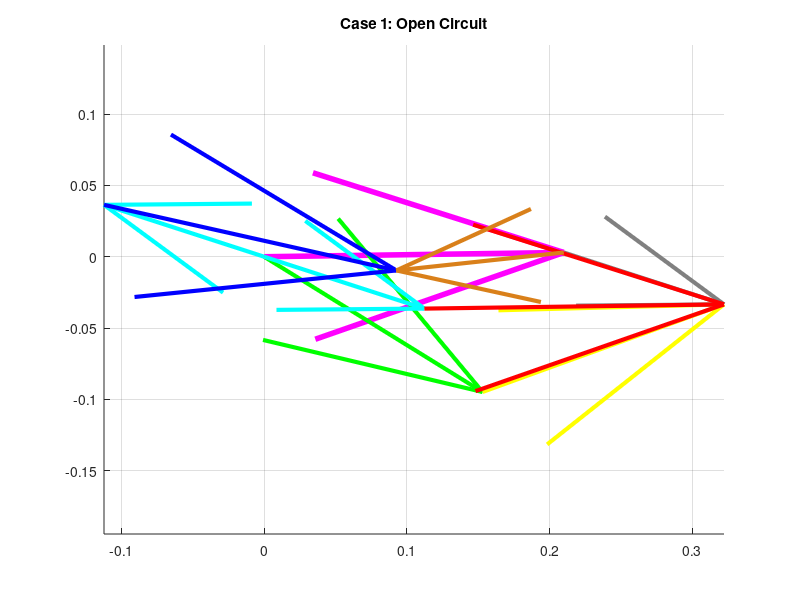
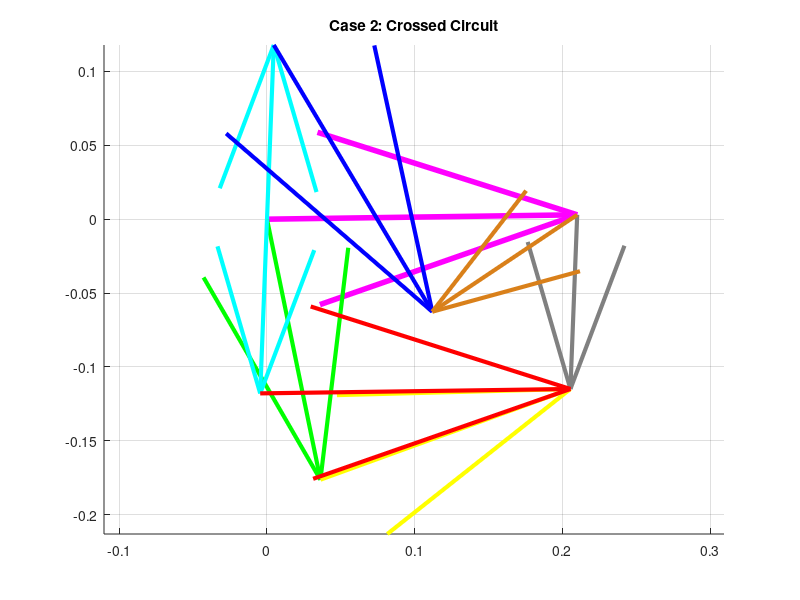

The MATLAB source for these figures, in order:
clear all
close all
clc

% ==========================================
% SECTION 1: PARAMETERS & INPUT
% ==========================================
% --- Dimensions (Meters) ---
L1 = 0.210; % Ground (d) - Pink
L2_Loop1 = 0.180; % Crank Loop 1 (a) - Green
L3_Loop1 = 0.180; % Coupler Loop 1 (b) - Yellow
L4_Shared = 0.118; % Shared Rocker (c) - Grey

L2_Loop2 = 0.118; % Crank Loop 2 (Cyan)
L3_Loop2 = 0.210; % Coupler Loop 2 (Red)

L2_Loop3 = 0.118; % Crank Loop 3 (Cyan - Extended)
L3_Loop3 = 0.210; % Coupler Loop 3 (Blue)
L4_Loop3 = 0.118; % Rocker Loop 3 (Brown)

d = L1; % Common Ground

% --- Global Input ---
offset_deg = 0.81;
offset = deg2rad(offset_deg);

q3d_global = 19.94; % Input Theta 3 (Yellow)
q3 = deg2rad(q3d_global) - offset;

% ==========================================
% SECTION 2: LOOP 1 (Green-Yellow-Grey)
% Input: Yellow (Theta 3)
% ==========================================
a = L2_Loop1; b = L3_Loop1; c = L4_Shared;

% K Constants (Input b)
K1 = d/b;
K2 = d/c;
K3 = (b^2 - a^2 + c^2 + d^2)/(2*b*c);
K4 = d/a;
K5 = (c^2 - d^2 - b^2 - a^2)/(2*b*a);

% Coefficients for Theta 4 (Grey)
A = cos(q3) - K1 - K2*cos(q3) + K3;
B = -2*sin(q3);
C = K1 - (K2+1)*cos(q3) + K3;

% Coefficients for Theta 2 (Green)
D = cos(q3) - K1 + K4*cos(q3) + K5;
E = -2*sin(q3);
F = K1 + (K4-1)*cos(q3) + K5;

% Solve Angles (Case 1: Open / Case 2: Crossed)
q4_L1_open = 2*atan((-B - sqrt(B^2 - 4*A*C))/(2*A));
q2_L1_open = 2*atan((-E - sqrt(E^2 - 4*D*F))/(2*D));

q4_L1_cross = 2*atan((-B + sqrt(B^2 - 4*A*C))/(2*A));
q2_L1_cross = 2*atan((-E + sqrt(E^2 - 4*D*F))/(2*D));

% ==========================================
% SECTION 3: LOOP 2 (Cyan-Red-Grey)
% Input: Grey (Theta 4 from Loop 1)
% ==========================================
a = L2_Loop2; b = L3_Loop2; c = L4_Shared;

% K Constants (Input c - Grey)
K1_L2 = d/c;
K2_L2 = d/a;
K3_L2 = (c^2 - b^2 + a^2 + d^2)/(2*c*a);
K4_L2 = d/b;
K5_L2 = (a^2 - d^2 - c^2 - b^2)/(2*c*b);

% --- Case 1 Calculation (OPEN) ---
q_in_1 = q4_L1_open; 
% Coeffs Theta 2 (Cyan)
A_L2_1 = cos(q_in_1) - K1_L2 - K2_L2*cos(q_in_1) + K3_L2;
B_L2_1 = -2*sin(q_in_1);
C_L2_1 = K1_L2 - (K2_L2+1)*cos(q_in_1) + K3_L2;
% Coeffs Theta 3 (Red)
D_L2_1 = cos(q_in_1) - K1_L2 + K4_L2*cos(q_in_1) + K5_L2;
E_L2_1 = -2*sin(q_in_1);
F_L2_1 = K1_L2 + (K4_L2-1)*cos(q_in_1) + K5_L2;

% ** FIXED OPEN CASE: FLIPPED SQRT for Cyan & Red **
q2_Cyan_1 = 2*atan((-B_L2_1 + sqrt(B_L2_1^2 - 4*A_L2_1*C_L2_1))/(2*A_L2_1)); 
q3_Red_1  = 2*atan((-E_L2_1 + sqrt(E_L2_1^2 - 4*D_L2_1*F_L2_1))/(2*D_L2_1));

% --- Case 2 Calculation (CROSSED) ---
q_in_2 = q4_L1_cross;
% Coeffs Theta 2 (Cyan)
A_L2_2 = cos(q_in_2) - K1_L2 - K2_L2*cos(q_in_2) + K3_L2;
B_L2_2 = -2*sin(q_in_2);
C_L2_2 = K1_L2 - (K2_L2+1)*cos(q_in_2) + K3_L2;
% Coeffs Theta 3 (Red)
D_L2_2 = cos(q_in_2) - K1_L2 + K4_L2*cos(q_in_2) + K5_L2;
E_L2_2 = -2*sin(q_in_2);
F_L2_2 = K1_L2 + (K4_L2-1)*cos(q_in_2) + K5_L2;

% Solve (Standard Crossed)
q2_Cyan_2 = 2*atan((-B_L2_2 + sqrt(B_L2_2^2 - 4*A_L2_2*C_L2_2))/(2*A_L2_2)); 
q3_Red_2  = 2*atan((-E_L2_2 + sqrt(E_L2_2^2 - 4*D_L2_2*F_L2_2))/(2*D_L2_2));

% ==========================================
% SECTION 4: LOOP 3 (Cyan-Blue-Brown)
% Input: Cyan from Loop 2 (+180 deg for Straight Line)
% ==========================================
a = L2_Loop3; b = L3_Loop3; c = L4_Loop3;

% K Constants (Input a - Cyan)
K1_L3 = d/a;
K2_L3 = d/c;
K3_L3 = (a^2 - b^2 + c^2 + d^2)/(2*a*c);
K4_L3 = d/b;
K5_L3 = (c^2 - d^2 - a^2 - b^2)/(2*a*b);

% --- Case 1 Calculation (OPEN) ---
% FORCE STRAIGHT LINE: Add pi (180 deg) to Cyan angle from Loop 2
q_in_L3_1 = q2_Cyan_1 + pi; 

% Coeffs Theta 4 (Brown)
A_L3_1 = cos(q_in_L3_1) - K1_L3 - K2_L3*cos(q_in_L3_1) + K3_L3;
B_L3_1 = -2*sin(q_in_L3_1);
C_L3_1 = K1_L3 - (K2_L3+1)*cos(q_in_L3_1) + K3_L3;
% Coeffs Theta 3 (Blue)
D_L3_1 = cos(q_in_L3_1) - K1_L3 + K4_L3*cos(q_in_L3_1) + K5_L3;
E_L3_1 = -2*sin(q_in_L3_1);
F_L3_1 = K1_L3 + (K4_L3-1)*cos(q_in_L3_1) + K5_L3;

% ** FIXED OPEN CASE: FLIPPED SQRT for Brown & Blue **
q4_Brown_1 = 2*atan((-B_L3_1 + sqrt(B_L3_1^2 - 4*A_L3_1*C_L3_1))/(2*A_L3_1));
q3_Blue_1  = 2*atan((-E_L3_1 + sqrt(E_L3_1^2 - 4*D_L3_1*F_L3_1))/(2*D_L3_1));

% --- Case 2 Calculation (CROSSED) ---
q_in_L3_2 = q2_Cyan_2 + pi; % Force Straight Line

% Coeffs Theta 4 (Brown)
A_L3_2 = cos(q_in_L3_2) - K1_L3 - K2_L3*cos(q_in_L3_2) + K3_L3;
B_L3_2 = -2*sin(q_in_L3_2);
C_L3_2 = K1_L3 - (K2_L3+1)*cos(q_in_L3_2) + K3_L3;
% Coeffs Theta 3 (Blue)
D_L3_2 = cos(q_in_L3_2) - K1_L3 + K4_L3*cos(q_in_L3_2) + K5_L3;
E_L3_2 = -2*sin(q_in_L3_2);
F_L3_2 = K1_L3 + (K4_L3-1)*cos(q_in_L3_2) + K5_L3;

% Solve (Standard Crossed)
q4_Brown_2 = 2*atan((-B_L3_2 + sqrt(B_L3_2^2 - 4*A_L3_2*C_L3_2))/(2*A_L3_2));
q3_Blue_2  = 2*atan((-E_L3_2 + sqrt(E_L3_2^2 - 4*D_L3_2*F_L3_2))/(2*D_L3_2));

% ==========================================
% SECTION 5: VECTORS & PLOTTING
% ==========================================
RO4O2 = d*exp(j*offset);
RO4O2x = real(RO4O2); RO4O2y = imag(RO4O2);

% --- Calculate Vectors Case 1 ---
V_Green_1 = L2_Loop1 * exp(j*(q2_L1_open + offset));
V_Yellow_1 = L3_Loop1 * exp(j*(q3 + offset));
V_Grey_1 = L4_Shared * exp(j*(q4_L1_open + offset));

V_Cyan_Down_1 = L2_Loop2 * exp(j*(q2_Cyan_1 + offset));
V_Red_1 = L3_Loop2 * exp(j*(q3_Red_1 + offset));

V_Cyan_Up_1 = L2_Loop3 * exp(j*(q_in_L3_1 + offset));
V_Blue_1 = L3_Loop3 * exp(j*(q3_Blue_1 + offset));
V_Brown_1 = L4_Loop3 * exp(j*(q4_Brown_1 + offset));

% --- Calculate Vectors Case 2 ---
V_Green_2 = L2_Loop1 * exp(j*(q2_L1_cross + offset));
V_Yellow_2 = L3_Loop1 * exp(j*(q3 + offset));
V_Grey_2 = L4_Shared * exp(j*(q4_L1_cross + offset));

V_Cyan_Down_2 = L2_Loop2 * exp(j*(q2_Cyan_2 + offset));
V_Red_2 = L3_Loop2 * exp(j*(q3_Red_2 + offset));

V_Cyan_Up_2 = L2_Loop3 * exp(j*(q_in_L3_2 + offset));
V_Blue_2 = L3_Loop3 * exp(j*(q3_Blue_2 + offset));
V_Brown_2 = L4_Loop3 * exp(j*(q4_Brown_2 + offset));

% --- Plot Case 1 ---
figure(1)
title('Case 1: Open Circuit'); hold on;
quiver(0,0, RO4O2x, RO4O2y, 0, 'Color', [1 0 1], 'LineWidth', 4, 'MaxHeadSize', 0.5); % Pink
% Loop 1
quiver(0,0, real(V_Green_1), imag(V_Green_1), 0, 'green', 'LineWidth', 3, 'MaxHeadSize', 0.5);
quiver(real(V_Green_1), imag(V_Green_1), real(V_Yellow_1), imag(V_Yellow_1), 0, 'yellow', 'LineWidth', 3, 'MaxHeadSize', 0.5);
quiver(RO4O2x, RO4O2y, real(V_Grey_1), imag(V_Grey_1), 0, 'Color', [0.5 0.5 0.5], 'LineWidth', 3, 'MaxHeadSize', 0.5);
% Loop 2
quiver(0,0, real(V_Cyan_Down_1), imag(V_Cyan_Down_1), 0, 'cyan', 'LineWidth', 3, 'MaxHeadSize', 0.5);
quiver(real(V_Cyan_Down_1), imag(V_Cyan_Down_1), real(V_Red_1), imag(V_Red_1), 0, 'red', 'LineWidth', 3, 'MaxHeadSize', 0.5);
% Loop 3
quiver(0,0, real(V_Cyan_Up_1), imag(V_Cyan_Up_1), 0, 'cyan', 'LineWidth', 3, 'MaxHeadSize', 0.5);
quiver(real(V_Cyan_Up_1), imag(V_Cyan_Up_1), real(V_Blue_1), imag(V_Blue_1), 0, 'blue', 'LineWidth', 3, 'MaxHeadSize', 0.5);
quiver(RO4O2x, RO4O2y, real(V_Brown_1), imag(V_Brown_1), 0, 'Color', [0.85 0.5 0.1], 'LineWidth', 3, 'MaxHeadSize', 0.5);
axis equal; grid on;

% --- Plot Case 2 ---
figure(2)
title('Case 2: Crossed Circuit'); hold on;
quiver(0,0, RO4O2x, RO4O2y, 0, 'Color', [1 0 1], 'LineWidth', 4, 'MaxHeadSize', 0.5); % Pink
% Loop 1
quiver(0,0, real(V_Green_2), imag(V_Green_2), 0, 'green', 'LineWidth', 3, 'MaxHeadSize', 0.5);
quiver(real(V_Green_2), imag(V_Green_2), real(V_Yellow_2), imag(V_Yellow_2), 0, 'yellow', 'LineWidth', 3, 'MaxHeadSize', 0.5);
quiver(RO4O2x, RO4O2y, real(V_Grey_2), imag(V_Grey_2), 0, 'Color', [0.5 0.5 0.5], 'LineWidth', 3, 'MaxHeadSize', 0.5);
% Loop 2
quiver(0,0, real(V_Cyan_Down_2), imag(V_Cyan_Down_2), 0, 'cyan', 'LineWidth', 3, 'MaxHeadSize', 0.5);
quiver(real(V_Cyan_Down_2), imag(V_Cyan_Down_2), real(V_Red_2), imag(V_Red_2), 0, 'red', 'LineWidth', 3, 'MaxHeadSize', 0.5);
% Loop 3
quiver(0,0, real(V_Cyan_Up_2), imag(V_Cyan_Up_2), 0, 'cyan', 'LineWidth', 3, 'MaxHeadSize', 0.5);
quiver(real(V_Cyan_Up_2), imag(V_Cyan_Up_2), real(V_Blue_2), imag(V_Blue_2), 0, 'blue', 'LineWidth', 3, 'MaxHeadSize', 0.5);
quiver(RO4O2x, RO4O2y, real(V_Brown_2), imag(V_Brown_2), 0, 'Color', [0.85 0.5 0.1], 'LineWidth', 3, 'MaxHeadSize', 0.5);
axis equal; grid on;

% Results
disp('--- Results ---');
disp(['Case 1 Green: ', num2str(rad2deg(q2_L1_open)+offset_deg)]);
disp(['Case 1 Cyan(Up): ', num2str(rad2deg(q_in_L3_1)+offset_deg)]);
